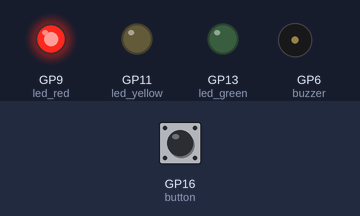
Recording of a program running on a simulated Raspberry Pi Pico running MicroPython. On the bench: output pins drawn as LEDs (lit = HIGH), buzzer (waves = sounding, pin HIGH). Inputs (shaded band) come from the test bench; at power-on: GP16 (button) LOW. Threads take turns every 2 ms.

Above: at 1.2 s.
1.3 s: GP16 (button) pulled HIGH for 0.15 s
At 7.4 s:
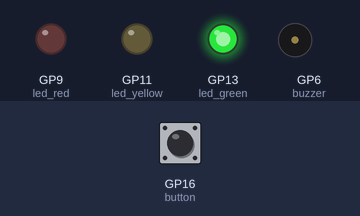
At 26.7 s:
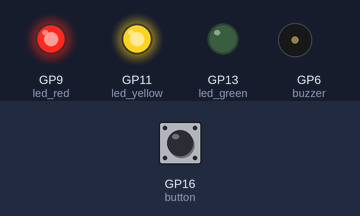
Timing chart, 0 to 29.2 s (numbered marks = the images above; inputs shaded):
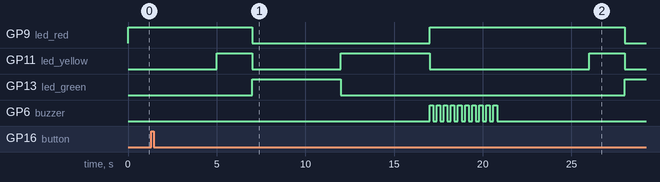

Measured:
- after the input at 1.3 s, GP6 (buzzer): alternates HIGH for 0.20 s and LOW for 0.20 s, 20 changes in all, then stays LOW, starting after 15.7 s

The program:

traffic_lights.py
```python
import machine
import utime
import _thread

led_red = machine.Pin(9, machine.Pin.OUT)
led_yellow = machine.Pin(11, machine.Pin.OUT)
led_green = machine.Pin(13, machine.Pin.OUT)
buzzer = machine.Pin(6, machine.Pin.OUT)
button = machine.Pin(16, machine.Pin.IN, machine.Pin.PULL_DOWN)

global button_pressed
button_pressed = False

def button_reader():
    global button_pressed
    while True:
        if button.value() == 1:
            button_pressed = True
        utime.sleep(0.01)

_thread.start_new_thread(button_reader, ())

while True:

    if button_pressed == True:
        led_red.value(1)
        for i in range(10):
            buzzer.value(1)
            utime.sleep(0.2)
            buzzer.value(0)
            utime.sleep(0.2)
        button_pressed = False

    # led_red.value(0)
    # utime.sleep(2)
    led_red.value(1)
    utime.sleep(5)
    led_yellow.value(1)
    utime.sleep(2)
    led_red.value(0)
    led_yellow.value(0)
    led_green.value(1)
    utime.sleep(5)
    led_green.value(0)
    led_yellow.value(1)
    utime.sleep(5)
    led_yellow.value(0)
```
